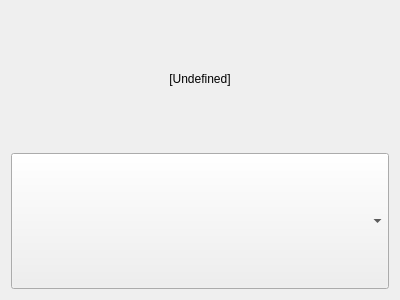
<?xml version="1.0" encoding="UTF-8"?>
<ui version="4.0">
 <class>colorChoiceWidget</class>
 <widget class="QWidget" name="colorChoiceWidget">
  <property name="geometry">
   <rect>
    <x>0</x>
    <y>0</y>
    <width>400</width>
    <height>300</height>
   </rect>
  </property>
  <property name="windowTitle">
   <string>Form</string>
  </property>
  <layout class="QVBoxLayout" name="verticalLayout">
   <item>
    <widget class="QLabel" name="label">
     <property name="sizePolicy">
      <sizepolicy hsizetype="Expanding" vsizetype="Expanding">
       <horstretch>0</horstretch>
       <verstretch>0</verstretch>
      </sizepolicy>
     </property>
     <property name="text">
      <string>[Undefined]</string>
     </property>
     <property name="alignment">
      <set>Qt::AlignmentFlag::AlignCenter</set>
     </property>
    </widget>
   </item>
   <item>
    <widget class="QComboBox" name="comboBox">
     <property name="sizePolicy">
      <sizepolicy hsizetype="Expanding" vsizetype="Expanding">
       <horstretch>0</horstretch>
       <verstretch>0</verstretch>
      </sizepolicy>
     </property>
    </widget>
   </item>
  </layout>
 </widget>
 <resources/>
 <connections/>
</ui>
